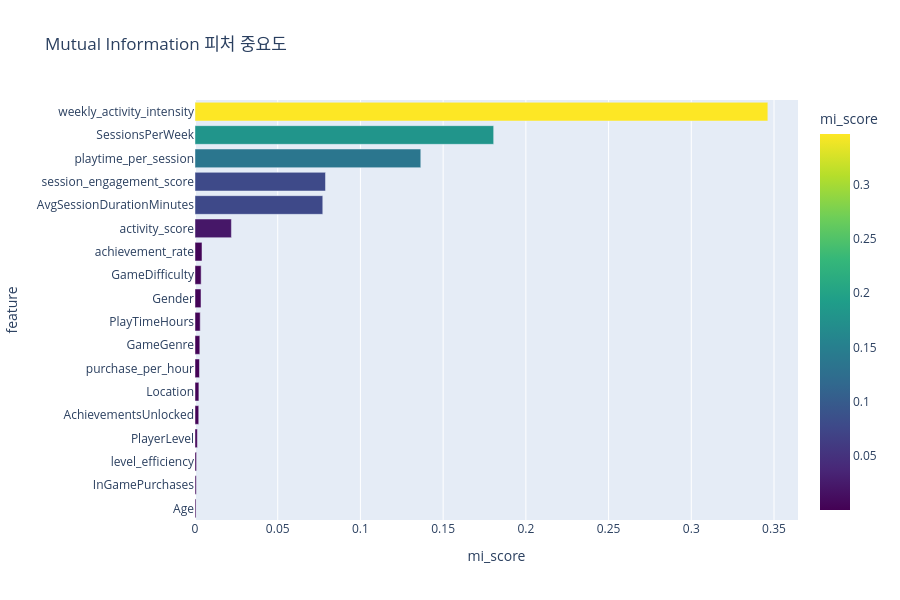

Notebook cell for this chart:
### Markdown cell above
## 4. Mutual Information 기반 피처 중요도

### Code cell
cat_features = feature_cols["categorical"]
df_enc = df.copy()
for col in cat_features:
    le = LabelEncoder()
    df_enc[col] = le.fit_transform(df_enc[col].astype(str))

all_features = numeric_features + cat_features
X = df_enc[all_features]
y = df_enc["is_churned"]

mi_scores = mutual_info_classif(X, y, random_state=42)
mi_df = pd.DataFrame({"feature": all_features, "mi_score": mi_scores})
mi_df = mi_df.sort_values("mi_score", ascending=True)

fig = px.bar(mi_df, x="mi_score", y="feature", orientation="h",
             title="Mutual Information 피처 중요도",
             color="mi_score", color_continuous_scale="Viridis")
fig.update_layout(height=600)
fig.show()

### Figure 1 — Plotly figure (JSON) as saved in the notebook; plotly's stock layout.template omitted (floating-point values rounded to 4 significant figures)
{"data": [{"hovertemplate": "mi_score=%{marker.color}<br>feature=%{y}<extra></extra>", "legendgroup": "", "marker": {"color": [0.0006175, 0.0007606, 0.0009201, 0.001414, 0.002264, 0.002349, 0.002701, 0.002912, 0.003145, 0.00362, 0.003714, 0.004229, 0.022, 0.07724, 0.07888, 0.1365, 0.1805, 0.3463], "coloraxis": "coloraxis", "pattern": {"shape": ""}}, "name": "", "orientation": "h", "showlegend": false, "textposition": "auto", "type": "bar", "x": [0.0006175, 0.0007606, 0.0009201, 0.001414, 0.002264, 0.002349, 0.002701, 0.002912, 0.003145, 0.00362, 0.003714, 0.004229, 0.022, 0.07724, 0.07888, 0.1365, 0.1805, 0.3463], "xaxis": "x", "y": ["Age", "InGamePurchases", "level_efficiency", "PlayerLevel", "AchievementsUnlocked", "Location", "purchase_per_hour", "GameGenre", "PlayTimeHours", "Gender", "GameDifficulty", "achievement_rate", "activity_score", "AvgSessionDurationMinutes", "session_engagement_score", "playtime_per_session", "SessionsPerWeek", "weekly_activity_intensity"], "yaxis": "y"}], "layout": {"barmode": "relative", "coloraxis": {"colorbar": {"title": {"text": "mi_score"}}, "colorscale": [[0.0, "#440154"], [0.1111, "#482878"], [0.2222, "#3e4989"], [0.3333, "#31688e"], [0.4444, "#26828e"], [0.5556, "#1f9e89"], [0.6667, "#35b779"], [0.7778, "#6ece58"], [0.8889, "#b5de2b"], [1.0, "#fde725"]]}, "height": 600, "legend": {"tracegroupgap": 0}, "title": {"text": "Mutual Information 피처 중요도"}, "xaxis": {"anchor": "y", "domain": [0.0, 1.0], "title": {"text": "mi_score"}}, "yaxis": {"anchor": "x", "domain": [0.0, 1.0], "title": {"text": "feature"}}}}
